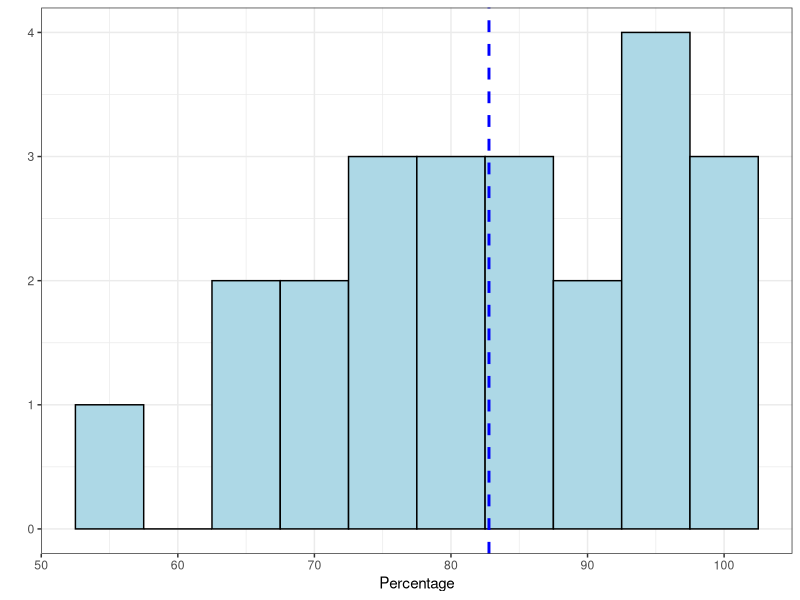
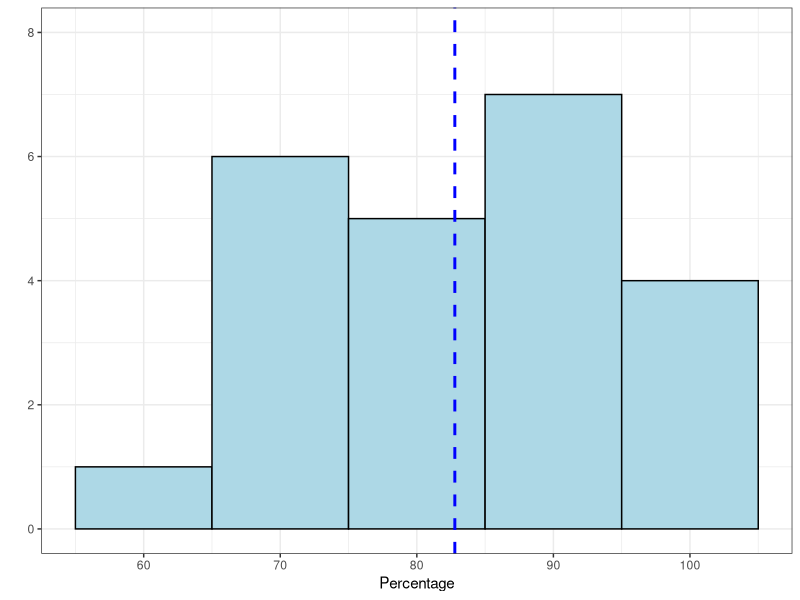
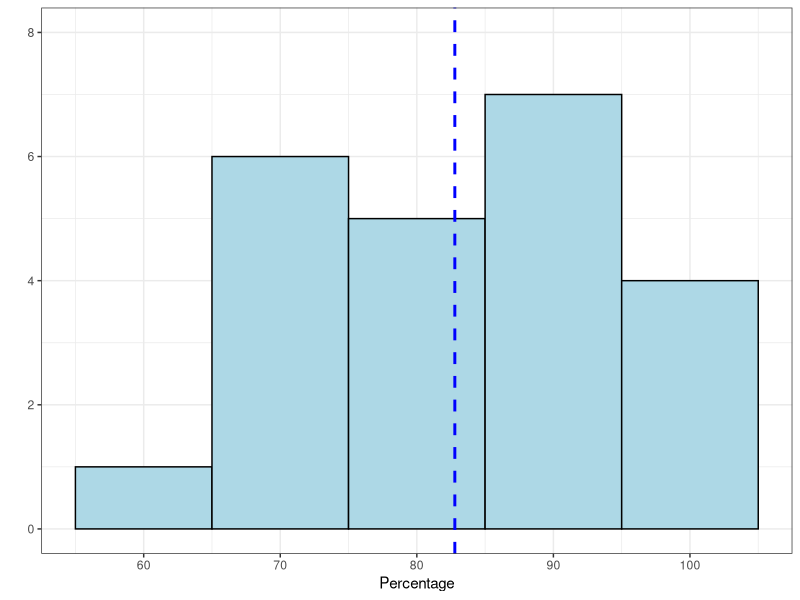

R code for these plots, in order:
library(ggplot2)

mid<-read.csv("Data/Midterm_2021.csv")


ggplot(mid,aes(x=Percentage))+ 
    geom_histogram(binwidth=5, color="black", fill="lightblue")+
    geom_vline(aes(xintercept=mean(Percentage)),
              color="blue", linetype="dashed", size=1)+
    theme_bw()+ylab('')

ggplot(mid,aes(x=Percentage))+ 
    geom_histogram(binwidth=10, color="black", fill="lightblue")+
    geom_vline(aes(xintercept=mean(Percentage)),
               color="blue", linetype="dashed", size=1)+
    theme_bw()+ylab('')+ylim(0,8)
ggsave("Output/Midterm2021_histogram.pdf", height = 3.5,width = 4)

